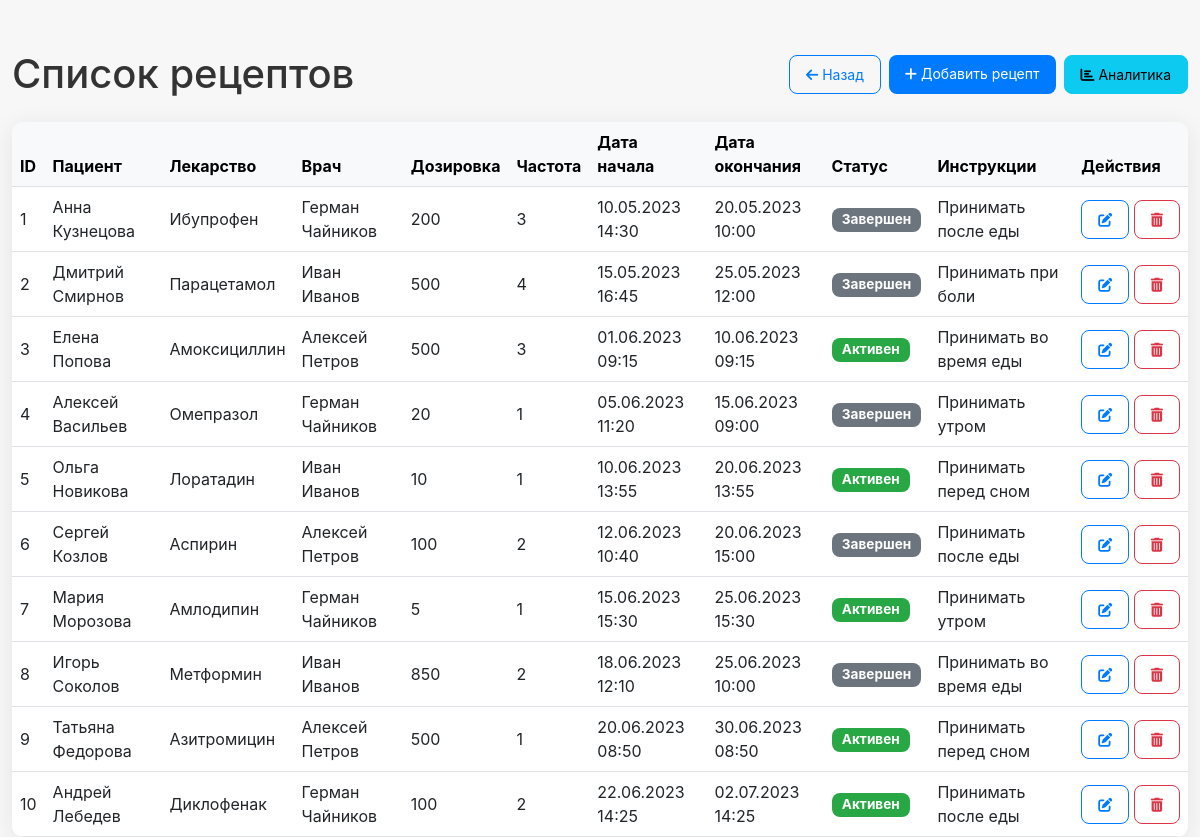
The app's page /view_prescriptions with its own data.
### app/models.py (models this page shows)
class Prescription(db.Model):
    __tablename__ = 'prescriptions'
    prescription_id = db.Column(db.Integer, primary_key=True)
    patient_id = db.Column(db.Integer, db.ForeignKey('patients.patient_id'), nullable=False)
    medicine_id = db.Column(db.Integer, db.ForeignKey('medicines.medicine_id'), nullable=False)
    doctor_id = db.Column(db.Integer, db.ForeignKey('doctors.doctor_id'), nullable=False)
    dosage = db.Column(db.Integer, nullable=False)
    frequency = db.Column(db.Integer)
    start_date = db.Column(db.DateTime, default=datetime.now())
    end_date = db.Column(db.DateTime)
    status = db.Column(db.String(20), default='active')  # active, completed, cancelled
    instructions = db.Column(db.Text)
    patient = db.relationship('Patient', backref='prescriptions')
    medicine = db.relationship('Medicine')
    doctor = db.relationship('Doctor')

class Patient(db.Model):
    __tablename__ = 'patients'
    patient_id = db.Column(db.Integer, primary_key=True)
    first_name = db.Column(db.String(50), nullable=False)
    middle_name = db.Column(db.String(50))
    last_name = db.Column(db.String(50), nullable=False)
    birth_date = db.Column(db.Date, nullable=False)
    gender = db.Column(db.String(10), nullable=False)
    address = db.Column(db.String(300))
    phone_number = db.Column(db.String(11))
    emergency_contact = db.Column(db.String(100))
    passport_series = db.Column(db.String(4))
    passport_number = db.Column(db.String(6))
    oms_number = db.Column(db.String(16), unique=True, nullable=False)
    created_at = db.Column(db.DateTime, default=datetime.now())

class Medicine(db.Model):
    __tablename__ = 'medicines'
    medicine_id = db.Column(db.Integer, primary_key=True)
    name = db.Column(db.String(100), nullable=False)
    description = db.Column(db.Text)
    dosage_form = db.Column(db.String(50))
    atc_code = db.Column(db.String(10))  # Код ATC классификации

class Doctor(db.Model):
    __tablename__ = 'doctors'
    doctor_id = db.Column(db.Integer, primary_key=True)
    user_id = db.Column(db.Integer, db.ForeignKey('users.user_id'), nullable=False)
    first_name = db.Column(db.String(50), nullable=False)
    middle_name = db.Column(db.String(50))
    last_name = db.Column(db.String(50), nullable=False)
    birth_date = db.Column(db.Date, nullable=False)
    specialization = db.Column(db.String(50))
    phone_number = db.Column(db.String(11))
    department_id = db.Column(db.Integer, db.ForeignKey('departments.department_id'))
    user = db.relationship('User', back_populates='doctor')
    department = db.relationship(
        'Department',
        foreign_keys=[department_id],  # Явное указание ключа
        backref=db.backref('doctors', lazy=True)
    )

### app/prescriptions.py (the view)
    @app.route('/view_prescriptions')
    def view_prescriptions():
        prescriptions = Prescription.query.options(
            db.joinedload(Prescription.patient),
            db.joinedload(Prescription.medicine),
            db.joinedload(Prescription.doctor)
        ).all()
        return render_template('view_prescriptions.html', prescriptions=prescriptions)

### app/templates/view_prescriptions.html (shortened to what this page needs)
<!DOCTYPE html>
<html lang="ru">
<head>
    <link rel="stylesheet" href="https://cdnjs.cloudflare.com/ajax/libs/bootstrap/5.3.0-alpha1/css/bootstrap.min.css">
    <link rel="stylesheet" href="https://cdnjs.cloudflare.com/ajax/libs/font-awesome/6.0.0-beta3/css/all.min.css">
</head>
<body>
<div class="container">
    <div class="d-flex justify-content-between align-items-center mb-4">
        <h1 class="mb-0">Список рецептов</h1>
        <div class="d-flex gap-2">
            <a href="{{ url_for('dashboard') }}" class="btn btn-outline-primary">
                <i class="fas fa-arrow-left"></i> Назад
            </a>
            <a href="{{ url_for('add_prescription') }}" class="btn btn-primary">
                <i class="fas fa-plus"></i> Добавить рецепт
            </a>
            <a href="{{ url_for('prescription_analytics') }}" class="btn btn-info">
                <i class="fas fa-chart-bar"></i> Аналитика
            </a>
        </div>
    </div>
    <div class="table-container">
        <table class="table table-hover align-middle">
            <thead class="table-light">
                <tr>
                    <th>ID</th>
                    <th>Пациент</th>
                    <th>Лекарство</th>
                    <th>Врач</th>
                    <th>Дозировка</th>
                    <th>Частота</th>
                    <th>Дата начала</th>
                    <th>Дата окончания</th>
                    <th>Статус</th>
                    <th>Инструкции</th>
                    <th>Действия</th>
                </tr>
            </thead>
            <tbody>
                {% for prescription in prescriptions %}
                <tr>
                    <td>{{ prescription.prescription_id }}</td>
                    <td>{{ prescription.patient.first_name }} {{ prescription.patient.last_name }}</td>
                    <td>{{ prescription.medicine.name }}</td>
                    <td>{{ prescription.doctor.first_name }} {{ prescription.doctor.last_name }}</td>
                    <td>{{ prescription.dosage }}</td>
                    <td>{{ prescription.frequency }}</td>
                    <td>{{ prescription.start_date.strftime('%d.%m.%Y %H:%M') if prescription.start_date else '—' }}</td>
                    <td>{{ prescription.end_date.strftime('%d.%m.%Y %H:%M') if prescription.end_date else '—' }}</td>
                    <td>
                        {% if prescription.status == 'active' %}
                            <span class="badge badge-success">Активен</span>
                        {% elif prescription.status == 'completed' %}
                            <span class="badge badge-secondary">Завершен</span>
                        {% elif prescription.status == 'cancelled' %}
                            <span class="badge badge-danger">Отменен</span>
                        {% endif %}
                    </td>
                    <td>{{ prescription.instructions or '—' }}</td>
                    <td class="action-buttons">
                        <a href="{{ url_for('edit_prescription', prescription_id=prescription.prescription_id) }}"
                           class="btn btn-sm btn-outline-primary"
                           title="Редактировать">
                            <i class="fas fa-edit"></i>
                        </a>
                        <form action="{{ url_for('delete_prescription', prescription_id=prescription.prescription_id) }}"
                              method="POST"
                              class="d-inline"
                              onsubmit="return confirm('Вы уверены, что хотите удалить этот рецепт?');">
                            <button type="submit"
                                    class="btn btn-sm btn-outline-danger"
                                    title="Удалить">
                                <i class="fas fa-trash-alt"></i>
                            </button>
                        </form>
                    </td>
                </tr>
                {% else %}
                <tr>
                    <td colspan="11" class="text-center text-muted py-4">
                        Нет данных о рецептах
                    </td>
                </tr>
                {% endfor %}
            </tbody>
        </table>
    </div>
</div>
</body>
</html>

### app/templates/view_prescriptions.html (style rules this page uses)
body { background-color: #f7f7f7; font-family: -apple-system, BlinkMacSystemFont, "San Francisco", "Helvetica Neue", sans-serif; color: #333; }
.container { margin-top: 50px; max-width: 1400px; }
.table-container { overflow-x: auto; background: white; border-radius: 12px; box-shadow: 0 4px 24px rgba(0, 0, 0, 0.08); }
.table { margin-bottom: 0; }
.action-buttons { white-space: nowrap; }
.btn { border-radius: 8px; padding: 8px 16px; font-size: 0.875rem; }
.btn-primary { background-color: #007aff; border: none; }
.btn-outline-primary { border-color: #007aff; color: #007aff; }
.badge { font-size: 0.85rem; padding: 0.4em 0.75em; border-radius: 8px; }
.badge-success { background-color: #28a745; }
.badge-secondary { background-color: #6c757d; }

### records on screen
Prescription: prescription_id "1", patient.first_name "Анна", patient.last_name "Кузнецова", medicine.name "Ибупрофен", doctor.first_name "Герман", doctor.last_name "Чайников", dosage "200", frequency "3", start_date "10.05.2023 14:30", end_date "20.05.2023 10:00", status "Завершен", instructions "Принимать после еды"
Prescription: prescription_id "2", patient.first_name "Дмитрий", patient.last_name "Смирнов", medicine.name "Парацетамол", doctor.first_name "Иван", doctor.last_name "Иванов", dosage "500", frequency "4", start_date "15.05.2023 16:45", end_date "25.05.2023 12:00", status "Завершен", instructions "Принимать при боли"
Prescription: prescription_id "3", patient.first_name "Елена", patient.last_name "Попова", medicine.name "Амоксициллин", doctor.first_name "Алексей", doctor.last_name "Петров", dosage "500", frequency "3", start_date "01.06.2023 09:15", end_date "10.06.2023 09:15", status "Активен", instructions "Принимать во время еды"
Prescription: prescription_id "4", patient.first_name "Алексей", patient.last_name "Васильев", medicine.name "Омепразол", doctor.first_name "Герман", doctor.last_name "Чайников", dosage "20", frequency "1", start_date "05.06.2023 11:20", end_date "15.06.2023 09:00", status "Завершен", instructions "Принимать утром"
Prescription: prescription_id "5", patient.first_name "Ольга", patient.last_name "Новикова", medicine.name "Лоратадин", doctor.first_name "Иван", doctor.last_name "Иванов", dosage "10", frequency "1", start_date "10.06.2023 13:55", end_date "20.06.2023 13:55", status "Активен", instructions "Принимать перед сном"
Prescription: prescription_id "6", patient.first_name "Сергей", patient.last_name "Козлов", medicine.name "Аспирин", doctor.first_name "Алексей", doctor.last_name "Петров", dosage "100", frequency "2", start_date "12.06.2023 10:40", end_date "20.06.2023 15:00", status "Завершен", instructions "Принимать после еды"
Prescription: prescription_id "7", patient.first_name "Мария", patient.last_name "Морозова", medicine.name "Амлодипин", doctor.first_name "Герман", doctor.last_name "Чайников", dosage "5", frequency "1", start_date "15.06.2023 15:30", end_date "25.06.2023 15:30", status "Активен", instructions "Принимать утром"
Prescription: prescription_id "8", patient.first_name "Игорь", patient.last_name "Соколов", medicine.name "Метформин", doctor.first_name "Иван", doctor.last_name "Иванов", dosage "850", frequency "2", start_date "18.06.2023 12:10", end_date "25.06.2023 10:00", status "Завершен", instructions "Принимать во время еды"
Prescription: prescription_id "9", patient.first_name "Татьяна", patient.last_name "Федорова", medicine.name "Азитромицин", doctor.first_name "Алексей", doctor.last_name "Петров", dosage "500", frequency "1", start_date "20.06.2023 08:50", end_date "30.06.2023 08:50", status "Активен", instructions "Принимать перед сном"
Prescription: prescription_id "10", patient.first_name "Андрей", patient.last_name "Лебедев", medicine.name "Диклофенак", doctor.first_name "Герман", doctor.last_name "Чайников", dosage "100", frequency "2", start_date "22.06.2023 14:25", end_date "02.07.2023 14:25", status "Активен", instructions "Принимать после еды"
